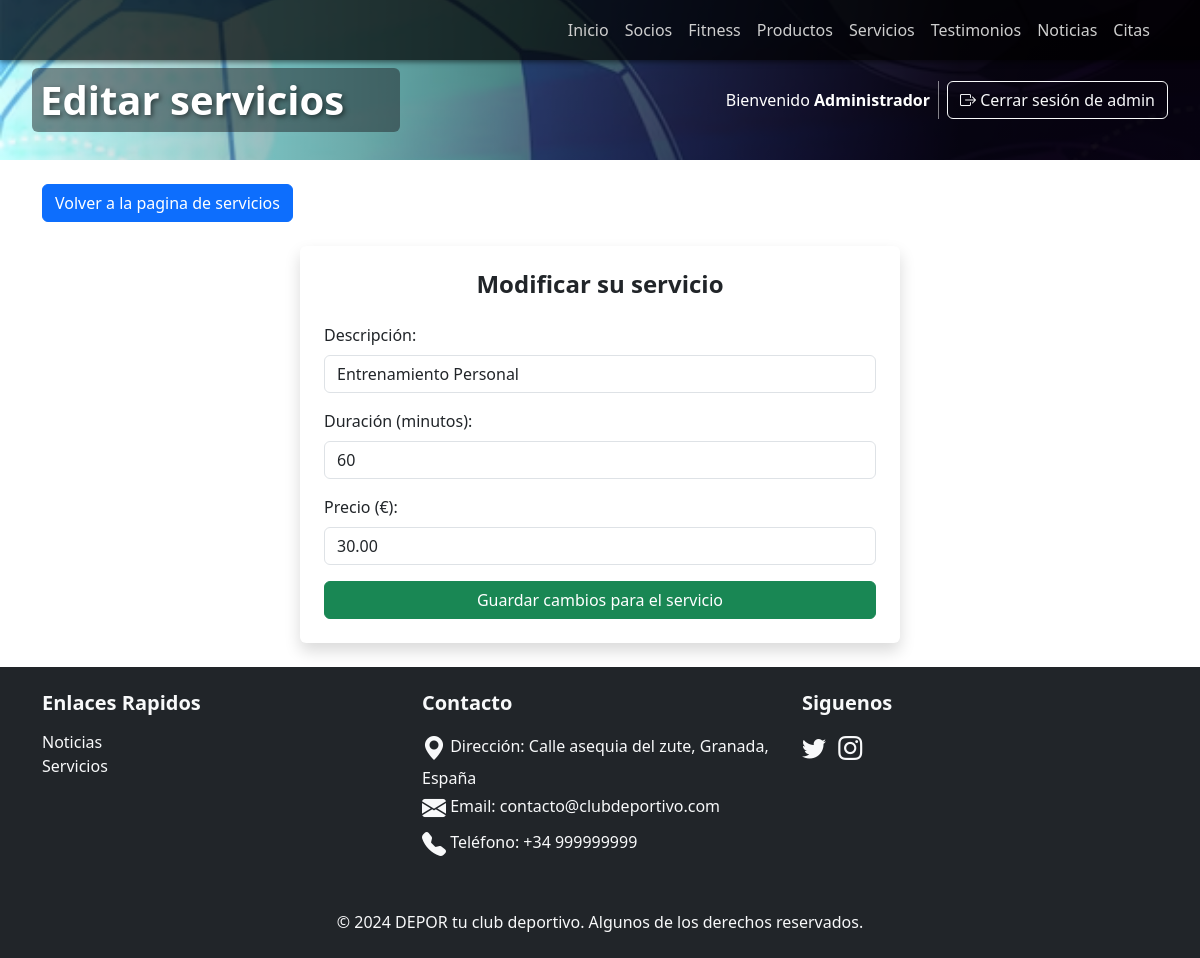
The app's page /servicios/editar.php?id=1 (signed in) with its own data.
### tables this page shows
CREATE TABLE `servicio` (
  `id` int(11) NOT NULL,
  `descripcion` varchar(100) NOT NULL,
  `duracion` int(11) NOT NULL,
  `precio` decimal(8,2) NOT NULL
);

### funciones/funcionesServicios.php (called while the page is built, shortened)
<?php
    function getServicioPorId($conexion, $id) {
        $sentencia = "SELECT id, descripcion, duracion, precio
                      FROM servicio
                      WHERE id = ?";
        $consulta = $conexion->prepare($sentencia);
        $consulta->bind_param('i', $id);
        if ($consulta->execute() === false) {
            die("Error en la ejecución de la consulta: " . $consulta->error);
        }
        $id = $descripcion = $duracion = $precio = null;
        $consulta->bind_result($id, $descripcion, $duracion, $precio);
        $servicio = null;
        if ($consulta->fetch()) {
            $servicio = array(
                'id' => $id,
                'descripcion' => $descripcion,
                'duracion' => $duracion,
                'precio' => $precio
            );
        }
        return $servicio;
    }
?>

### servicios/editar.php (the view, shortened to what this page needs)
<?php
    require_once "../config/init.php";
    require_once "../funciones/funcionesServicios.php";
?>
<!DOCTYPE html>
<html lang="en">
<head>
    <link href="https://cdn.jsdelivr.net/npm/bootstrap@5.3.3/dist/css/bootstrap.min.css" rel="stylesheet">
    <link href="https://cdn.jsdelivr.net/npm/bootstrap-icons/font/bootstrap-icons.css" rel="stylesheet">
    <link rel="stylesheet" href="../assets/css/otros.css">
</head>
<body>
    <?php
        require_once "../requires/cabecera.php"
    ?>
    <main>
    <section class="container py-4 seccion_servicios">
        <a href="index.php" class="btn btn-primary mb-4">Volver a la pagina de servicios</a>
        <?php
        if (isset($_GET['id']) && is_numeric($_GET['id'])) {
            $id = $_GET['id'];
            $servicio = getServicioPorId($conexion, $id);
            if ($servicio) {
                echo '
                    <form id="formularioServicio" action="procesar.php" method="post" class="shadow p-4 rounded bg-white mx-auto" style="max-width: 600px;">
                        <h2 class="text-center mb-4">Modificar su servicio</h2>
                        <input type="hidden" name="idServicio" value="' . $servicio['id'] . '">
                        <div class="mb-3">
                            <label for="descripcionServicio" class="form-label">Descripción:</label>
                            <input
                                type="text"
                                class="form-control"
                                id="descripcionServicio"
                                name="descripcionServicio"
                                value="' . $servicio['descripcion'] . '"
                                placeholder="Describe el servicio"
                            />
                        </div>
                        <div class="mb-3">
                            <label for="duracionServicio" class="form-label">Duración (minutos):</label>
                            <input
                                type="number"
                                class="form-control"
                                id="duracionServicio"
                                name="duracionServicio"
                                value="' . $servicio['duracion'] . '"
                                placeholder="Introduce la duración en minutos"
                            />
                        </div>
                        <div class="mb-3">
                            <label for="precioServicio" class="form-label">Precio (€):</label>
                            <input
                                type="number"
                                class="form-control"
                                id="precioServicio"
                                name="precioServicio"
                                value="' . $servicio['precio'] . '"
                                placeholder="Introduce el precio del servicio"
                            />
                        </div>
                        <button type="submit" class="btn btn-success w-100">Guardar cambios para el servicio</button>
                    </form>
                ';
            } else {
                echo '<p>No se encontro el servicio con ID: ' . $id . '</p>';
            }
        } else {
            echo '<p>ID de servicio no valido o no proporcionado.</p>';
        }
        ?>
    </section>
    </main>
    <?php
        include('../requires/footer.php');
    ?>
</body>
</html>

### assets/css/otros.css (style rules this page uses)
body { margin: 0; padding: 0; }
section { padding: 40px 140px; }
form h2 { font-size: 24px; font-weight: bold; margin-bottom: 20px; }

### records on screen
servicio: descripcionServicio "Entrenamiento Personal", duracionServicio "60", precioServicio "30.00"

### other values on screen
$titulo "Editar servicios"
$_SESSION['nombre'] "Administrador"
$_SESSION['tipo_usuario'] "admin"
